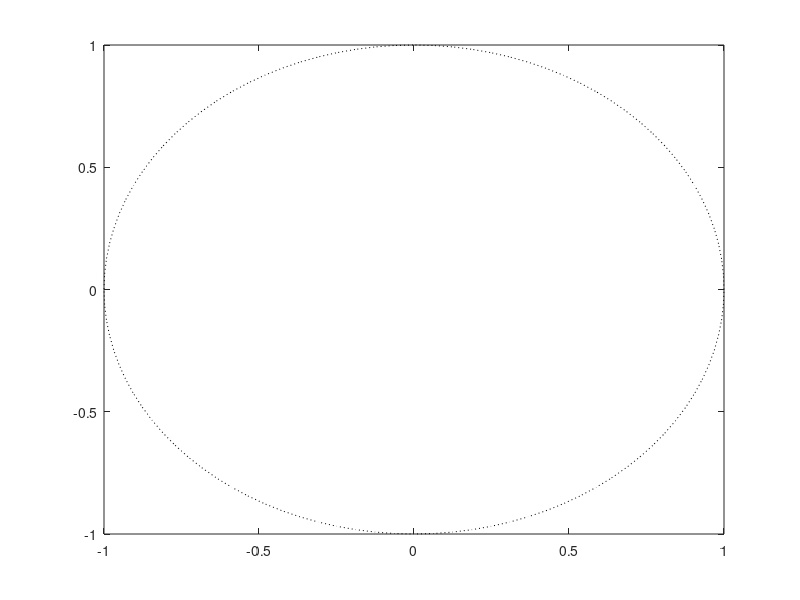

The MATLAB script that drew this image:
function circuloUnitario()
    th=0:pi/50:2*pi;
    xunit=cos(th);
    yunit=sin(th);
    plot(xunit,yunit,':k');
end